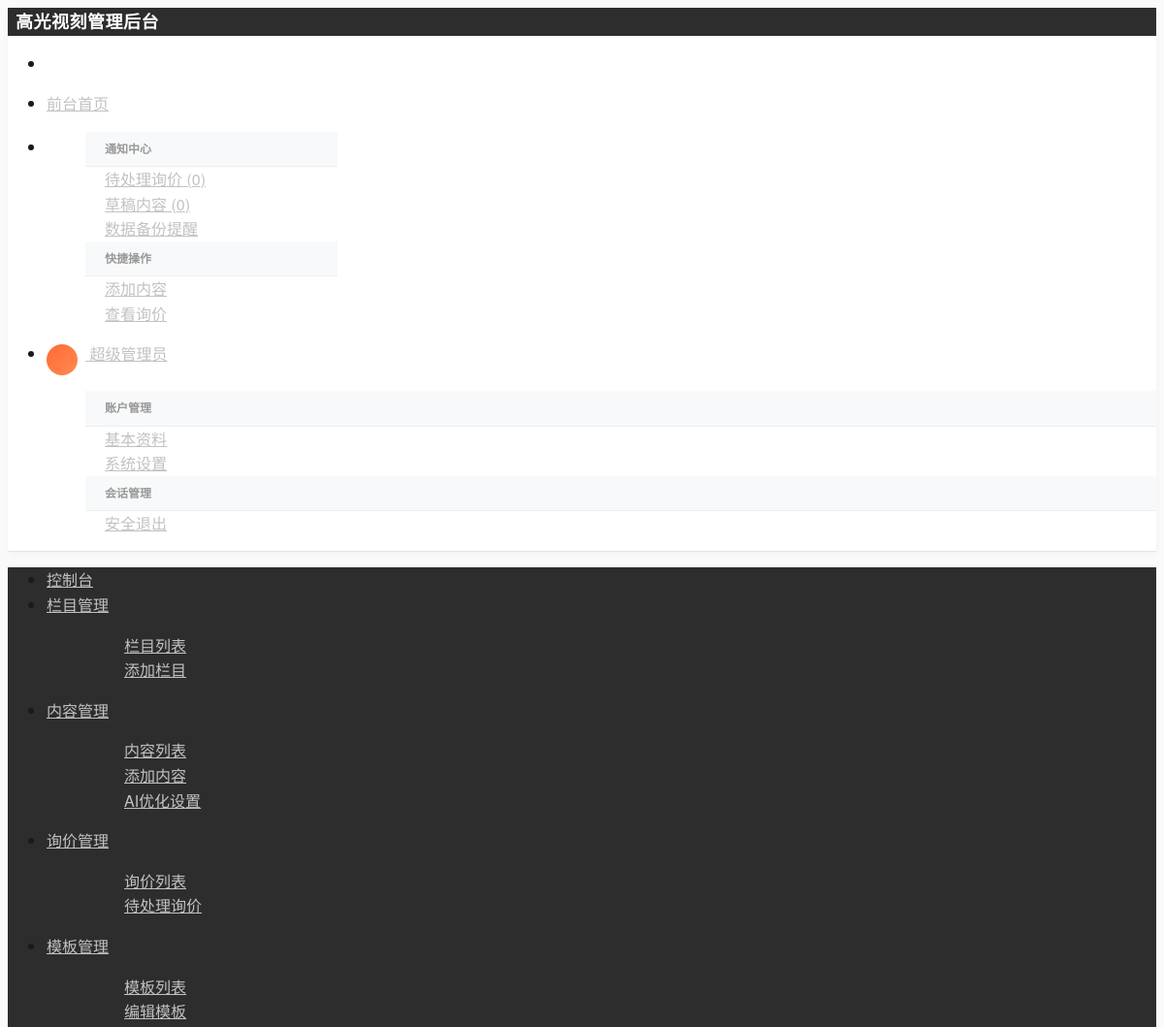
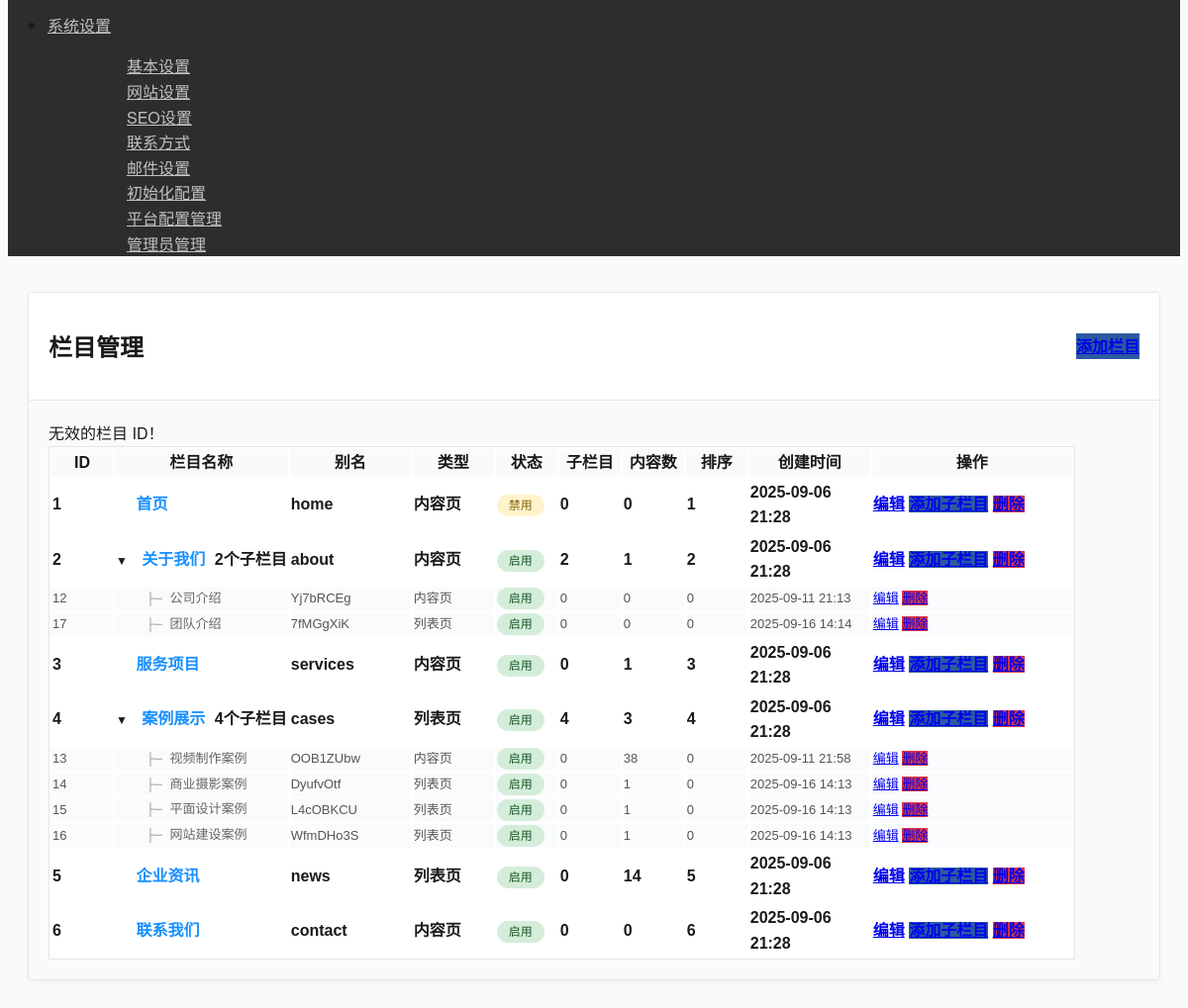
Page /admin/modules/category/index.php?error=invalid_id (signed in) on the committed database (2 pictures, top to bottom).
### tables this page shows
CREATE TABLE `categories` (
  `id` int(11) NOT NULL AUTO_INCREMENT,
  `name` varchar(100) NOT NULL COMMENT '栏目名称',
  `slug` varchar(100) NOT NULL COMMENT 'URL别名',
  `description` text COMMENT '栏目描述',
  `channel_content` longtext COMMENT '频道页面内容',
  `template_type` enum('channel','list','content') NOT NULL DEFAULT 'list' COMMENT '模板类型',
  `template_file` varchar(100) DEFAULT NULL COMMENT '模板文件名',
  `parent_id` int(11) NOT NULL DEFAULT '0' COMMENT '父栏目ID',
  `sort_order` int(11) NOT NULL DEFAULT '0' COMMENT '排序',
  `is_active` tinyint(1) NOT NULL DEFAULT '1' COMMENT '是否启用',
  `meta_title` varchar(200) DEFAULT NULL COMMENT 'SEO标题',
  `meta_keywords` varchar(500) DEFAULT NULL COMMENT 'SEO关键词',
  `meta_description` varchar(500) DEFAULT NULL COMMENT 'SEO描述',
  `created_at` timestamp NOT NULL DEFAULT CURRENT_TIMESTAMP COMMENT '创建时间',
  `updated_at` timestamp NOT NULL DEFAULT CURRENT_TIMESTAMP ON UPDATE CURRENT_TIMESTAMP COMMENT '更新时间',
  `content_template_id` int(11) DEFAULT NULL COMMENT '内容模板ID',
  PRIMARY KEY (`id`),
  UNIQUE KEY `slug` (`slug`),
  KEY `parent_id` (`parent_id`),
  KEY `sort_order` (`sort_order`),
  KEY `is_active` (`is_active`),
  KEY `idx_template_file` (`template_file`),
  KEY `idx_content_template_id` (`content_template_id`)
);

### admin/modules/category/index.php (the view, shortened to what this page needs)
<?php
require_once '../../../includes/functions.php';
$error = '';
if (isset($_GET['error'])) {
    switch ($_GET['error']) {
        case 'invalid_id':
            $error = '无效的栏目 ID！';
            break;
    }
}
try {
    $stmt = $db->query("
        SELECT c.*,
               COUNT(sub.id) as sub_count,
               (SELECT COUNT(*) FROM contents WHERE category_id = c.id) as content_count
        FROM categories c
        LEFT JOIN categories sub ON sub.parent_id = c.id
        GROUP BY c.id
        ORDER BY c.parent_id ASC, c.sort_order ASC, c.id ASC
    ");
    $all_categories = $stmt->fetchAll();
    function buildCategoryTree($categories, $parent_id = 0, $level = 0) {
        $result = [];
        foreach ($categories as $category) {
            if ($category['parent_id'] == $parent_id) {
                $category['level'] = $level;
                $result[] = $category;
                $children = buildCategoryTree($categories, $category['id'], $level + 1);
                $result = array_merge($result, $children);
            }
        }
        return $result;
    }
    $categories = buildCategoryTree($all_categories);
} catch(PDOException $e) {
    $categories = [];
}
?>
<!DOCTYPE html>
<html lang="zh-CN">
<head>
    <link rel="stylesheet" href="https://unpkg.com/layui@2.8.0/dist/css/layui.css">
    <link rel="stylesheet" href="../../assets/css/admin-optimized.css">
</head>
<body>
    <div class="layui-layout layui-layout-admin">
        <?php
        $header_path = '../../includes/header.php';
        $sidebar_path = '../../includes/sidebar.php';
        if (file_exists($header_path)) {
            include $header_path;
        }
        if (file_exists($sidebar_path)) {
            include $sidebar_path;
        }
        ?>
        <div class="layui-body">
            <div class="layui-card">
                <div class="layui-card-header">
                    <div style="display: flex; justify-content: space-between; align-items: center;">
                        <h2>栏目管理</h2>
                        <a href="add.php" class="layui-btn layui-btn-normal">
                            <i class="layui-icon layui-icon-add-1"></i> 添加栏目
                        </a>
                    </div>
                </div>
                <div class="layui-card-body">
                    <?php if ($error): ?>
                        <div class="layui-alert layui-alert-danger">
                            <?php echo htmlspecialchars($error); ?>
                        </div>
                    <?php endif; ?>
                    <?php if (empty($categories)): ?>
                        <div class="empty-state">
                            <i class="layui-icon layui-icon-template-1"></i>
                            <h3>暂无栏目</h3>
                            <p>点击上方"添加栏目"按钮创建第一个栏目</p>
                        </div>
                    <?php else: ?>
                        <table class="layui-table category-tree">
                            <thead>
                                <tr>
                                    <th width="60">ID</th>
                                    <th>栏目名称</th>
                                    <th width="120">别名</th>
                                    <th width="80">类型</th>
                                    <th width="60">状态</th>
                                    <th width="60">子栏目</th>
                                    <th width="60">内容数</th>
                                    <th width="60">排序</th>
                                    <th width="120">创建时间</th>
                                    <th width="200">操作</th>
                                </tr>
                            </thead>
                            <tbody>
                                <?php
                                $grouped_categories = [];
                                foreach ($categories as $category) {
                                    if ($category['parent_id'] == 0) {
                                        $grouped_categories[$category['id']] = $category;
                                        $grouped_categories[$category['id']]['children'] = [];
                                    }
                                }
                                foreach ($categories as $category) {
                                    if ($category['parent_id'] != 0) {
                                        if (isset($grouped_categories[$category['parent_id']])) {
                                            $grouped_categories[$category['parent_id']]['children'][] = $category;
                                        }
                                    }
                                }
                                foreach ($grouped_categories as $parent_category):
                                    $has_children = !empty($parent_category['children']);
                                ?>
                                <tr data-level="0" data-id="<?php echo $parent_category['id']; ?>">
                                    <td><?php echo $parent_category['id']; ?></td>
                                    <td>
                                        <?php if ($has_children): ?>
                                            <span class="collapse-toggle" data-target="children-<?php echo $parent_category['id']; ?>"></span>
                                        <?php else: ?>
                                            <span style="display: inline-block; width: 16px;"></span>
                                        <?php endif; ?>
                                        <span class="parent-category"><?php echo htmlspecialchars($parent_category['name']); ?></span>
                                        <?php if ($parent_category['sub_count'] > 0): ?>
                                            <span class="layui-badge layui-badge-rim" style="margin-left: 5px;"><?php echo $parent_category['sub_count']; ?>个子栏目</span>
                                        <?php endif; ?>
                                    </td>
                                    <td><?php echo htmlspecialchars($parent_category['slug']); ?></td>
                                    <td>
                                        <span class="layui-badge layui-bg-blue">
                                            <?php
                                            switch($parent_category['template_type']) {
                                                case 'list': echo '列表页'; break;
                                                case 'content': echo '内容页'; break;
                                            }
                                            ?>
                                        </span>
                                    </td>
                                    <td>
                                        <?php if ($parent_category['is_active']): ?>
                                            <span class="status-badge status-completed">启用</span>
                                        <?php else: ?>
                                            <span class="status-badge status-pending">禁用</span>
                                        <?php endif; ?>
                                    </td>
                                    <td><?php echo $parent_category['sub_count']; ?></td>
                                    <td><?php echo $parent_category['content_count']; ?></td>
                                    <td><?php echo $parent_category['sort_order']; ?></td>
                                    <td><?php echo date('Y-m-d H:i', strtotime($parent_category['created_at'])); ?></td>
                                    <td>
                                        <a href="edit.php?id=<?php echo $parent_category['id']; ?>"
                                           class="layui-btn layui-btn-xs">编辑</a>
                                        <a href="add.php?parent_id=<?php echo $parent_category['id']; ?>"
                                           class="layui-btn layui-btn-xs layui-btn-normal">添加子栏目</a>
                                        <a href="javascript:;"
                                           onclick="deleteCategory(<?php echo $parent_category['id']; ?>)"
                                           class="layui-btn layui-btn-xs layui-btn-danger">删除</a>
                                    </td>
                                </tr>
                                <?php foreach ($parent_category['children'] as $child_category): ?>
                                <tr class="child-row" data-level="1" data-parent="children-<?php echo $parent_category['id']; ?>">
                                    <td><?php echo $child_category['id']; ?></td>
                                    <td>
                                        <span class="tree-indent">&nbsp;&nbsp;&nbsp;&nbsp;├─ </span>
                                        <span class="sub-category"><?php echo htmlspecialchars($child_category['name']); ?></span>
                                    </td>
                                    <td><?php echo htmlspecialchars($child_category['slug']); ?></td>
                                    <td>
                                        <span class="layui-badge layui-bg-blue">
                                            <?php
                                            switch($child_category['template_type']) {
                                                case 'list': echo '列表页'; break;
                                                case 'content': echo '内容页'; break;
                                            }
                                            ?>
                                        </span>
                                    </td>
                                    <td>
                                        <?php if ($child_category['is_active']): ?>
                                            <span class="status-badge status-completed">启用</span>
                                        <?php else: ?>
                                            <span class="status-badge status-pending">禁用</span>
                                        <?php endif; ?>
                                    </td>
                                    <td><?php echo $child_category['sub_count']; ?></td>
                                    <td><?php echo $child_category['content_count']; ?></td>
                                    <td><?php echo $child_category['sort_order']; ?></td>
                                    <td><?php echo date('Y-m-d H:i', strtotime($child_category['created_at'])); ?></td>
                                    <td>
                                        <a href="edit.php?id=<?php echo $child_category['id']; ?>"
                                           class="layui-btn layui-btn-xs">编辑</a>
                                        <a href="javascript:;"
                                           onclick="deleteCategory(<?php echo $child_category['id']; ?>)"
                                           class="layui-btn layui-btn-xs layui-btn-danger">删除</a>
                                    </td>
                                </tr>
                                <?php endforeach; ?>
                                <?php endforeach; ?>
                            </tbody>
                        </table>
                    <?php endif; ?>
                </div>
            </div>
        </div>
    </div>
</body>
</html>

### admin/assets/css/admin-optimized.css (style rules this page uses)
:root { --primary-black: #1a1a1a; --primary-dark: #2d2d2d; --primary-gray: #666666; --primary-light-gray: #f8f8f8; --primary-white: #ffffff; --brand-orange: #ff6b35; --brand-blue: #2c5aa0; --brand-green: #27ae60; --text-primary: #1a1a1a; --text-secondary: #666666; --text-muted: #999999; --border-light: #e5e5e5; --bg-section: #fafafa; --shadow-subtle: 0 2px 8px rgba(0, 0, 0, 0.04); --shadow-medium: 0 4px 16px rgba(0, 0, 0, 0.08); --shadow-strong: 0 8px 32px rgba(0, 0, 0, 0.12); --ease-smooth: cubic-bezier(0.4, 0, 0.2, 1); }
body { font-family: 'PingFang SC', 'Microsoft YaHei', 'Helvetica Neue', Arial, sans-serif; background-color: var(--bg-section); color: var(--text-primary); line-height: 1.6; -webkit-font-smoothing: antialiased; -moz-osx-font-smoothing: grayscale; }
.layui-layout-admin .layui-body { background: var(--bg-section); padding: 20px; }
.layui-table th { background-color: #f8f9fa; font-weight: 600; }
.status-badge { padding: 4px 12px; border-radius: 12px; font-size: 12px; font-weight: 500; }
.status-pending { background-color: #fff3cd; color: #856404; }
.status-completed { background-color: #d4edda; color: #155724; }
.layui-card { border: 1px solid var(--border-light); box-shadow: var(--shadow-subtle); border-radius: 4px; overflow: hidden; }
.layui-card-header { background: var(--primary-white); border-bottom: 1px solid var(--border-light); padding: 15px 20px; font-weight: 600; color: var(--text-primary); }
.layui-card-body { padding: 20px; }
.layui-btn-normal { background: var(--brand-blue); }
.layui-btn-danger { background: #dc3545; }
.layui-table { background: var(--primary-white); border: 1px solid var(--border-light); }
.layui-table th { background: var(--bg-section); color: var(--text-primary); font-weight: 600; }

### admin/modules/category/index.php (style rules this page uses)
.category-tree { font-family: 'Microsoft YaHei', sans-serif; }
.category-tree tr[data-level="0"] { border-top: 2px solid #e2e8f0; }
.category-tree tr[data-level="0"] td { font-weight: 600; }
.category-tree tr[data-level="1"] { background: #fafbfc !important; }
.category-tree tr[data-level="1"] td { font-size: 13px; color: #555; }
.category-tree .tree-indent { color: #999; font-family: monospace; }
.parent-category { color: #1890ff; font-weight: 600; }
.sub-category { color: #666; }
.collapse-toggle { cursor: pointer; user-select: none; margin-right: 5px; }
.collapse-toggle::before { content: "▼"; font-size: 12px; margin-right: 5px; transition: transform 0.2s; }
.child-row { display: table-row; }

### rows in the picture
categories: id "1", name "首页", slug "home", template_type "内容页", is_active "禁用", sub_count "0", content_count "0", sort_order "1", created_at "2025-09-06 21:28"
categories: id "2", name "关于我们", sub_count "2", slug "about", template_type "内容页", is_active "启用", content_count "1", sort_order "2", created_at "2025-09-06 21:28"
categories: id "12", name "公司介绍", slug "Yj7bRCEg", template_type "内容页", is_active "启用", sub_count "0", content_count "0", sort_order "0", created_at "2025-09-11 21:13"
categories: id "17", name "团队介绍", slug "7fMGgXiK", template_type "列表页", is_active "启用", sub_count "0", content_count "0", sort_order "0", created_at "2025-09-16 14:14"
categories: id "3", name "服务项目", slug "services", template_type "内容页", is_active "启用", sub_count "0", content_count "1", sort_order "3", created_at "2025-09-06 21:28"
categories: id "4", name "案例展示", sub_count "4", slug "cases", template_type "列表页", is_active "启用", content_count "3", sort_order "4", created_at "2025-09-06 21:28"
categories: id "13", name "视频制作案例", slug "OOB1ZUbw", template_type "内容页", is_active "启用", sub_count "0", content_count "38", sort_order "0", created_at "2025-09-11 21:58"
categories: id "14", name "商业摄影案例", slug "DyufvOtf", template_type "列表页", is_active "启用", sub_count "0", content_count "1", sort_order "0", created_at "2025-09-16 14:13"
categories: id "15", name "平面设计案例", slug "L4cOBKCU", template_type "列表页", is_active "启用", sub_count "0", content_count "1", sort_order "0", created_at "2025-09-16 14:13"
categories: id "16", name "网站建设案例", slug "WfmDHo3S", template_type "列表页", is_active "启用", sub_count "0", content_count "1", sort_order "0", created_at "2025-09-16 14:13"
categories: id "5", name "企业资讯", slug "news", template_type "列表页", is_active "启用", sub_count "0", content_count "14", sort_order "5", created_at "2025-09-06 21:28"
categories: id "6", name "联系我们", slug "contact", template_type "内容页", is_active "启用", sub_count "0", content_count "0", sort_order "6", created_at "2025-09-06 21:28"

### other values in the picture
$_SESSION['admin_name'] "超级管理员"
$error "无效的栏目 ID！"
